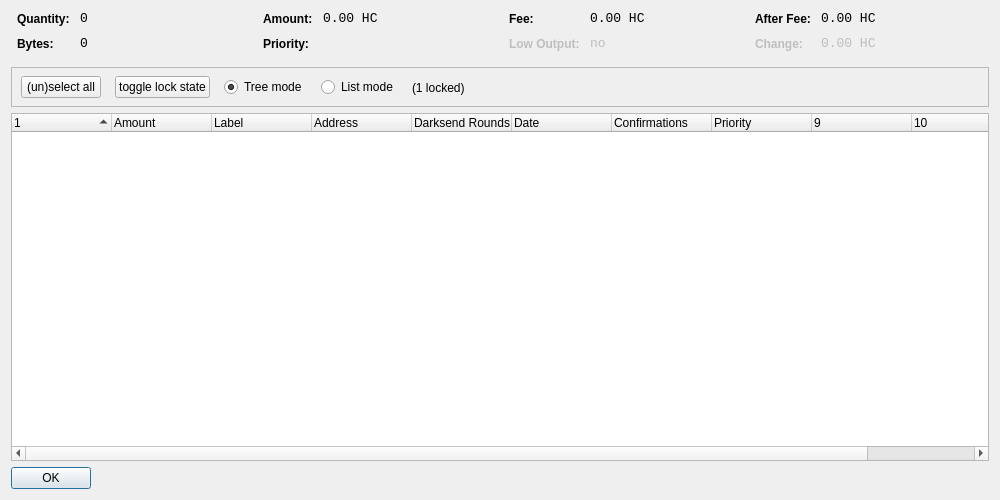
<?xml version="1.0" encoding="UTF-8"?>
<ui version="4.0">
 <class>CoinControlDialog</class>
 <widget class="QDialog" name="CoinControlDialog">
  <property name="geometry">
   <rect>
    <x>0</x>
    <y>0</y>
    <width>1000</width>
    <height>500</height>
   </rect>
  </property>
  <property name="windowTitle">
   <string>Coin Control</string>
  </property>
  <layout class="QVBoxLayout" name="verticalLayout">
   <item>
    <layout class="QHBoxLayout" name="horizontalLayoutTop" stretch="0,0,0,0">
     <property name="topMargin">
      <number>0</number>
     </property>
     <property name="bottomMargin">
      <number>10</number>
     </property>
     <item>
      <layout class="QFormLayout" name="formLayoutCoinControl1">
       <property name="horizontalSpacing">
        <number>10</number>
       </property>
       <property name="verticalSpacing">
        <number>10</number>
       </property>
       <property name="leftMargin">
        <number>6</number>
       </property>
       <property name="rightMargin">
        <number>6</number>
       </property>
       <item row="0" column="0">
        <widget class="QLabel" name="labelCoinControlQuantityText">
         <property name="styleSheet">
          <string notr="true">font-weight:bold;</string>
         </property>
         <property name="text">
          <string>Quantity:</string>
         </property>
        </widget>
       </item>
       <item row="0" column="1">
        <widget class="QLabel" name="labelCoinControlQuantity">
         <property name="font">
          <font>
           <family>Monospace</family>
           <pointsize>10</pointsize>
          </font>
         </property>
         <property name="cursor">
          <cursorShape>IBeamCursor</cursorShape>
         </property>
         <property name="contextMenuPolicy">
          <enum>Qt::ActionsContextMenu</enum>
         </property>
         <property name="text">
          <string notr="true">0</string>
         </property>
         <property name="textInteractionFlags">
          <set>Qt::LinksAccessibleByMouse|Qt::TextSelectableByKeyboard|Qt::TextSelectableByMouse</set>
         </property>
        </widget>
       </item>
       <item row="1" column="0">
        <widget class="QLabel" name="labelCoinControlBytesText">
         <property name="styleSheet">
          <string notr="true">font-weight:bold;</string>
         </property>
         <property name="text">
          <string>Bytes:</string>
         </property>
        </widget>
       </item>
       <item row="1" column="1">
        <widget class="QLabel" name="labelCoinControlBytes">
         <property name="font">
          <font>
           <family>Monospace</family>
           <pointsize>10</pointsize>
          </font>
         </property>
         <property name="cursor">
          <cursorShape>IBeamCursor</cursorShape>
         </property>
         <property name="contextMenuPolicy">
          <enum>Qt::ActionsContextMenu</enum>
         </property>
         <property name="text">
          <string notr="true">0</string>
         </property>
         <property name="textInteractionFlags">
          <set>Qt::LinksAccessibleByMouse|Qt::TextSelectableByKeyboard|Qt::TextSelectableByMouse</set>
         </property>
        </widget>
       </item>
      </layout>
     </item>
     <item>
      <layout class="QFormLayout" name="formLayoutCoinControl2">
       <property name="horizontalSpacing">
        <number>10</number>
       </property>
       <property name="verticalSpacing">
        <number>10</number>
       </property>
       <property name="leftMargin">
        <number>6</number>
       </property>
       <property name="rightMargin">
        <number>6</number>
       </property>
       <item row="0" column="0">
        <widget class="QLabel" name="labelCoinControlAmountText">
         <property name="styleSheet">
          <string notr="true">font-weight:bold;</string>
         </property>
         <property name="text">
          <string>Amount:</string>
         </property>
        </widget>
       </item>
       <item row="0" column="1">
        <widget class="QLabel" name="labelCoinControlAmount">
         <property name="font">
          <font>
           <family>Monospace</family>
           <pointsize>10</pointsize>
          </font>
         </property>
         <property name="cursor">
          <cursorShape>IBeamCursor</cursorShape>
         </property>
         <property name="contextMenuPolicy">
          <enum>Qt::ActionsContextMenu</enum>
         </property>
         <property name="text">
          <string notr="true">0.00 HC</string>
         </property>
         <property name="textInteractionFlags">
          <set>Qt::LinksAccessibleByMouse|Qt::TextSelectableByKeyboard|Qt::TextSelectableByMouse</set>
         </property>
        </widget>
       </item>
       <item row="1" column="0">
        <widget class="QLabel" name="labelCoinControlPriorityText">
         <property name="styleSheet">
          <string notr="true">font-weight:bold;</string>
         </property>
         <property name="text">
          <string>Priority:</string>
         </property>
        </widget>
       </item>
       <item row="1" column="1">
        <widget class="QLabel" name="labelCoinControlPriority">
         <property name="font">
          <font>
           <family>Monospace</family>
           <pointsize>10</pointsize>
          </font>
         </property>
         <property name="cursor">
          <cursorShape>IBeamCursor</cursorShape>
         </property>
         <property name="contextMenuPolicy">
          <enum>Qt::ActionsContextMenu</enum>
         </property>
         <property name="text">
          <string/>
         </property>
         <property name="textInteractionFlags">
          <set>Qt::LinksAccessibleByMouse|Qt::TextSelectableByKeyboard|Qt::TextSelectableByMouse</set>
         </property>
        </widget>
       </item>
      </layout>
     </item>
     <item>
      <layout class="QFormLayout" name="formLayoutCoinControl3">
       <property name="horizontalSpacing">
        <number>10</number>
       </property>
       <property name="verticalSpacing">
        <number>10</number>
       </property>
       <property name="leftMargin">
        <number>6</number>
       </property>
       <property name="rightMargin">
        <number>6</number>
       </property>
       <item row="0" column="0">
        <widget class="QLabel" name="labelCoinControlFeeText">
         <property name="styleSheet">
          <string notr="true">font-weight:bold;</string>
         </property>
         <property name="text">
          <string>Fee:</string>
         </property>
        </widget>
       </item>
       <item row="0" column="1">
        <widget class="QLabel" name="labelCoinControlFee">
         <property name="font">
          <font>
           <family>Monospace</family>
           <pointsize>10</pointsize>
          </font>
         </property>
         <property name="cursor">
          <cursorShape>IBeamCursor</cursorShape>
         </property>
         <property name="contextMenuPolicy">
          <enum>Qt::ActionsContextMenu</enum>
         </property>
         <property name="text">
          <string notr="true">0.00 HC</string>
         </property>
         <property name="textInteractionFlags">
          <set>Qt::LinksAccessibleByMouse|Qt::TextSelectableByKeyboard|Qt::TextSelectableByMouse</set>
         </property>
        </widget>
       </item>
       <item row="1" column="0">
        <widget class="QLabel" name="labelCoinControlLowOutputText">
         <property name="enabled">
          <bool>false</bool>
         </property>
         <property name="styleSheet">
          <string notr="true">font-weight:bold;</string>
         </property>
         <property name="text">
          <string>Low Output:</string>
         </property>
        </widget>
       </item>
       <item row="1" column="1">
        <widget class="QLabel" name="labelCoinControlLowOutput">
         <property name="enabled">
          <bool>false</bool>
         </property>
         <property name="font">
          <font>
           <family>Monospace</family>
           <pointsize>10</pointsize>
          </font>
         </property>
         <property name="cursor">
          <cursorShape>IBeamCursor</cursorShape>
         </property>
         <property name="contextMenuPolicy">
          <enum>Qt::ActionsContextMenu</enum>
         </property>
         <property name="text">
          <string notr="true">no</string>
         </property>
         <property name="textInteractionFlags">
          <set>Qt::LinksAccessibleByMouse|Qt::TextSelectableByKeyboard|Qt::TextSelectableByMouse</set>
         </property>
        </widget>
       </item>
      </layout>
     </item>
     <item>
      <layout class="QFormLayout" name="formLayoutCoinControl4">
       <property name="horizontalSpacing">
        <number>10</number>
       </property>
       <property name="verticalSpacing">
        <number>10</number>
       </property>
       <property name="leftMargin">
        <number>6</number>
       </property>
       <property name="rightMargin">
        <number>6</number>
       </property>
       <item row="0" column="0">
        <widget class="QLabel" name="labelCoinControlAfterFeeText">
         <property name="styleSheet">
          <string notr="true">font-weight:bold;</string>
         </property>
         <property name="text">
          <string>After Fee:</string>
         </property>
        </widget>
       </item>
       <item row="0" column="1">
        <widget class="QLabel" name="labelCoinControlAfterFee">
         <property name="font">
          <font>
           <family>Monospace</family>
           <pointsize>10</pointsize>
          </font>
         </property>
         <property name="cursor">
          <cursorShape>IBeamCursor</cursorShape>
         </property>
         <property name="contextMenuPolicy">
          <enum>Qt::ActionsContextMenu</enum>
         </property>
         <property name="text">
          <string notr="true">0.00 HC</string>
         </property>
         <property name="textInteractionFlags">
          <set>Qt::LinksAccessibleByMouse|Qt::TextSelectableByKeyboard|Qt::TextSelectableByMouse</set>
         </property>
        </widget>
       </item>
       <item row="1" column="0">
        <widget class="QLabel" name="labelCoinControlChangeText">
         <property name="enabled">
          <bool>false</bool>
         </property>
         <property name="styleSheet">
          <string notr="true">font-weight:bold;</string>
         </property>
         <property name="text">
          <string>Change:</string>
         </property>
        </widget>
       </item>
       <item row="1" column="1">
        <widget class="QLabel" name="labelCoinControlChange">
         <property name="enabled">
          <bool>false</bool>
         </property>
         <property name="font">
          <font>
           <family>Monospace</family>
           <pointsize>10</pointsize>
          </font>
         </property>
         <property name="cursor">
          <cursorShape>IBeamCursor</cursorShape>
         </property>
         <property name="contextMenuPolicy">
          <enum>Qt::ActionsContextMenu</enum>
         </property>
         <property name="text">
          <string notr="true">0.00 HC</string>
         </property>
         <property name="textInteractionFlags">
          <set>Qt::LinksAccessibleByMouse|Qt::TextSelectableByKeyboard|Qt::TextSelectableByMouse</set>
         </property>
        </widget>
       </item>
      </layout>
     </item>
    </layout>
   </item>
   <item>
    <widget class="QFrame" name="frame">
     <property name="minimumSize">
      <size>
       <width>0</width>
       <height>40</height>
      </size>
     </property>
     <property name="frameShape">
      <enum>QFrame::StyledPanel</enum>
     </property>
     <property name="frameShadow">
      <enum>QFrame::Sunken</enum>
     </property>
     <widget class="QWidget" name="horizontalLayoutWidget">
      <property name="geometry">
       <rect>
        <x>10</x>
        <y>0</y>
        <width>781</width>
        <height>41</height>
       </rect>
      </property>
      <layout class="QHBoxLayout" name="horizontalLayoutPanel" stretch="0,0,0,0,0">
       <property name="spacing">
        <number>14</number>
       </property>
       <item>
        <widget class="QPushButton" name="pushButtonSelectAll">
         <property name="sizePolicy">
          <sizepolicy hsizetype="Maximum" vsizetype="Fixed">
           <horstretch>0</horstretch>
           <verstretch>0</verstretch>
          </sizepolicy>
         </property>
         <property name="text">
          <string>(un)select all</string>
         </property>
        </widget>
       </item>
        <item>
         <widget class="QPushButton" name="pushButtonToggleLock">
          <property name="sizePolicy">
           <sizepolicy hsizetype="Maximum" vsizetype="Fixed">
            <horstretch>0</horstretch>
            <verstretch>0</verstretch>
           </sizepolicy>
          </property>
          <property name="text">
           <string>toggle lock state</string>
          </property>
          <property name="autoDefault">
           <bool>false</bool>
          </property>
         </widget>
        </item>
       <item>
        <widget class="QRadioButton" name="radioTreeMode">
         <property name="sizePolicy">
          <sizepolicy hsizetype="Maximum" vsizetype="Fixed">
           <horstretch>0</horstretch>
           <verstretch>0</verstretch>
          </sizepolicy>
         </property>
         <property name="text">
          <string>Tree mode</string>
         </property>
         <property name="checked">
          <bool>true</bool>
         </property>
        </widget>
       </item>
       <item>
        <widget class="QRadioButton" name="radioListMode">
         <property name="sizePolicy">
          <sizepolicy hsizetype="Maximum" vsizetype="Fixed">
           <horstretch>0</horstretch>
           <verstretch>0</verstretch>
          </sizepolicy>
         </property>
         <property name="text">
          <string>List mode</string>
         </property>
        </widget>
       </item>
        <item>
         <widget class="QLabel" name="labelLocked">
          <property name="text">
           <string>(1 locked)</string>
          </property>
         </widget>
        </item>
       <item>
        <spacer name="horizontalSpacer">
         <property name="orientation">
          <enum>Qt::Horizontal</enum>
         </property>
         <property name="sizeHint" stdset="0">
          <size>
           <width>40</width>
           <height>20</height>
          </size>
         </property>
        </spacer>
       </item>
      </layout>
     </widget>
    </widget>
   </item>
   <item>
    <widget class="CoinControlTreeWidget" name="treeWidget">
     <property name="contextMenuPolicy">
      <enum>Qt::CustomContextMenu</enum>
     </property>
     <property name="sortingEnabled">
      <bool>false</bool>
     </property>
     <property name="columnCount">
      <number>11</number>
     </property>
     <attribute name="headerShowSortIndicator" stdset="0">
      <bool>true</bool>
     </attribute>
     <attribute name="headerStretchLastSection">
      <bool>false</bool>
     </attribute>
     <column>
      <property name="text">
       <string/>
      </property>
     </column>
     <column>
      <property name="text">
       <string>Amount</string>
      </property>
     </column>
     <column>
      <property name="text">
       <string>Label</string>
      </property>
     </column>
     <column>
      <property name="text">
       <string>Address</string>
      </property>
     </column>
     <column>
      <property name="text">
       <string>Darksend Rounds</string>
      </property>
    </column>
     <column>
      <property name="text">
       <string>Date</string>
      </property>
     </column>
     <column>
      <property name="text">
       <string>Confirmations</string>
      </property>
      <property name="toolTip">
       <string>Confirmed</string>
      </property>
     </column>
     <column>
      <property name="text">
       <string>Priority</string>
      </property>
     </column>
     <column>
      <property name="text">
       <string/>
      </property>
     </column>
     <column>
      <property name="text">
       <string/>
      </property>
     </column>
     <column>
      <property name="text">
       <string/>
      </property>
     </column>
     <column>
      <property name="text">
       <string/>
      </property>
     </column>
    </widget>
   </item>
   <item>
    <widget class="QDialogButtonBox" name="buttonBox">
     <property name="sizePolicy">
      <sizepolicy hsizetype="Maximum" vsizetype="Fixed">
       <horstretch>0</horstretch>
       <verstretch>0</verstretch>
      </sizepolicy>
     </property>
     <property name="orientation">
      <enum>Qt::Horizontal</enum>
     </property>
     <property name="standardButtons">
      <set>QDialogButtonBox::Ok</set>
     </property>
    </widget>
   </item>
  </layout>
 </widget>
 <customwidgets>
  <customwidget>
   <class>CoinControlTreeWidget</class>
   <extends>QTreeWidget</extends>
   <header>coincontroltreewidget.h</header>
  </customwidget>
 </customwidgets>
 <resources/>
 <connections/>
</ui>
